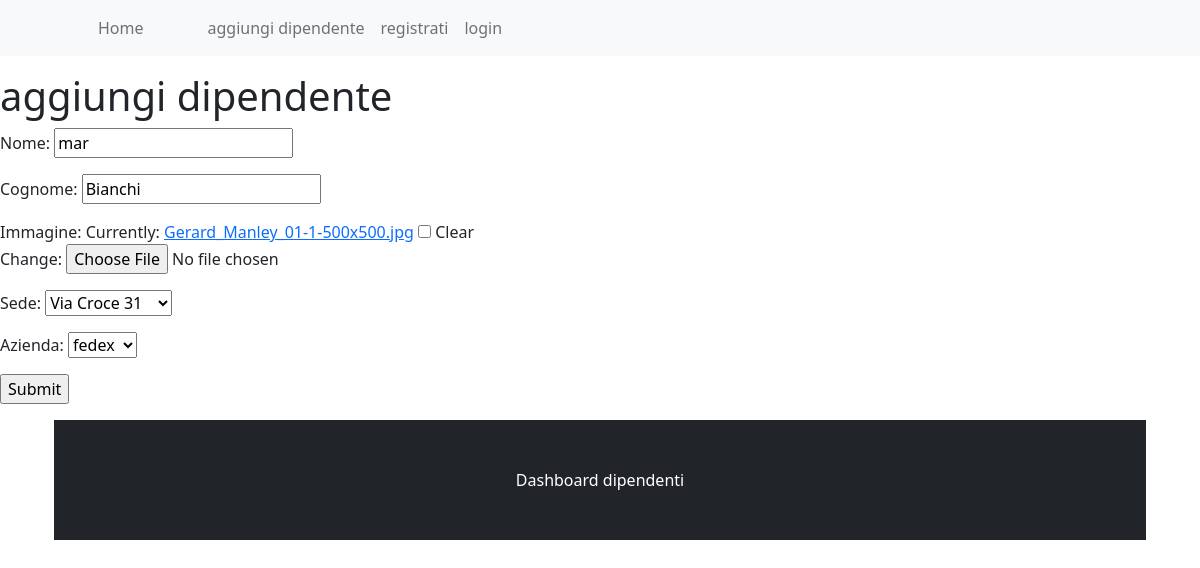
Screenshot of /update_dipendente/mar with the database file from the repository.
### managementApp/models.py (models this page shows, shortened)
class Dipendente1(models.Model):
    nome = models.CharField(max_length=200)
    cognome = models.CharField(max_length=200)
    immagine = models.ImageField(blank=True)
    sede = models.ForeignKey(Sede1, on_delete=models.CASCADE)
    azienda = models.ForeignKey(Azienda1, on_delete=models.CASCADE)

### managementApp/views.py (the view)
# urls.py: path('update_dipendente/<str:nome>', views.update_dipendente, name='update_dipendente'),
def update_dipendente(request, nome):
    dipendente = Dipendente1.objects.get(nome=nome)
    form = DipendenteForm(instance=dipendente)
    if request.method == 'POST':
        form = DipendenteForm(request.POST, request.FILES, instance=dipendente)
        if form.is_valid():
            form.save()
            return redirect('/')
    context = {'form':form}
    return render(request, 'crud/form_dipendente.html', context)

### managementApp/forms.py
class DipendenteForm(ModelForm):
    class Meta:
        model = Dipendente1
        fields = '__all__'

### managementApp/models.py (called while the page is built)
    def __str__(self):
        return self.indirizzo

    def __str__(self):
        return self.nomeAzienda

### templates/crud/form_dipendente.html (shortened to what this page needs)
<html>
<head>
    <link href="https://cdn.jsdelivr.net/npm/bootstrap@5.2.1/dist/css/bootstrap.min.css" rel="stylesheet">
</head>
<body>
    {% include 'common/base.html'%} {% block content %}
    <br>
    <br>
    <br>
    <h1>aggiungi dipendente</h1>
    {% if form.is_multipart %}
    <form id="form" method="post" enctype="multipart/form-data">
        {% else %}
        <form method="'post"></form>
        {% endif %} {% csrf_token %} {{form.as_p}}
        <input type="submit" name="submit">
    </form>
    {% endblock %} {% include 'common/footer.html'%}
</body>
</html>

### rows the page displays
Dipendente1: nome "mar", cognome "Bianchi", sede "Via Croce 31", azienda "fedex"
